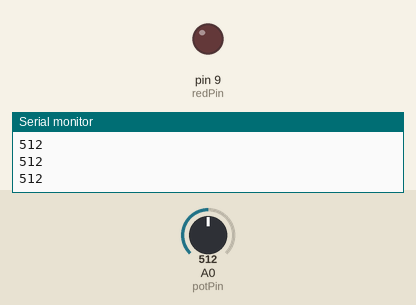
Recording of a sketch running on a simulated Arduino Uno, built with avr-gcc and run on an emulated ATmega328P. Shown: output pins drawn as LEDs (lit = HIGH), the last lines printed to the serial monitor. Inputs (shaded band) come from the test bench; at power-on: A0 (potPin) = 512.

Above: at 1.5 s.
1.6 s: A0 (potPin) set to 988
4.0 s: A0 (potPin) set to 1017
At 6.1 s:
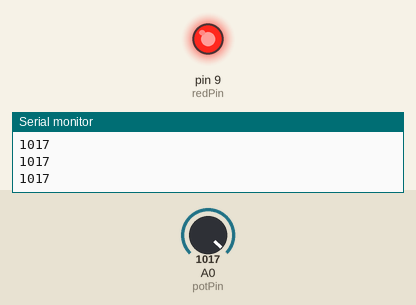
6.4 s: A0 (potPin) set to 990
At 8.3 s:
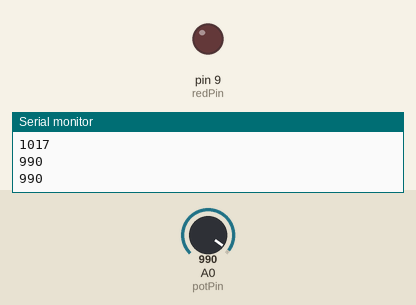
9.2 s: A0 (potPin) set to 1010
At 11.7 s:
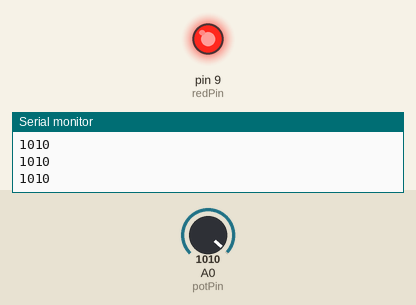
Timing chart, 0 to 13.0 s (numbered marks = the images above; inputs shaded):
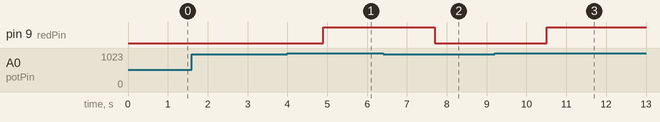

The sketch:

sketch_jun2a.ino
```cpp
int potVal;
int delayTime = 700;
int potPin = A0;
int redPin = 9;


void setup() {
  // put your setup code here, to run once:
  Serial.begin(9600);
  pinMode(potPin, INPUT);
  pinMode(redPin, OUTPUT);

}

void loop() {
  // put your main code here, to run repeatedly:
  potVal = analogRead(potPin);
  Serial.println(potVal);
  delay(delayTime);

  while(potVal > 1000){
    digitalWrite(redPin, HIGH);
    potVal = analogRead(potPin);
    Serial.println(potVal);
  delay(delayTime);

  }
  digitalWrite(redPin, LOW);
}
```

Measured:
- the behaviour switches between 1000 and 1001 on A0 (potPin) (found by bisection; images 0 and 1)
- after the input at 4.0 s, pin 9 (redPin): LOW → HIGH after 0.90 s
- after the input at 6.4 s, pin 9 (redPin): HIGH → LOW after 1.3 s
- after the input at 9.2 s, pin 9 (redPin): LOW → HIGH after 1.3 s
